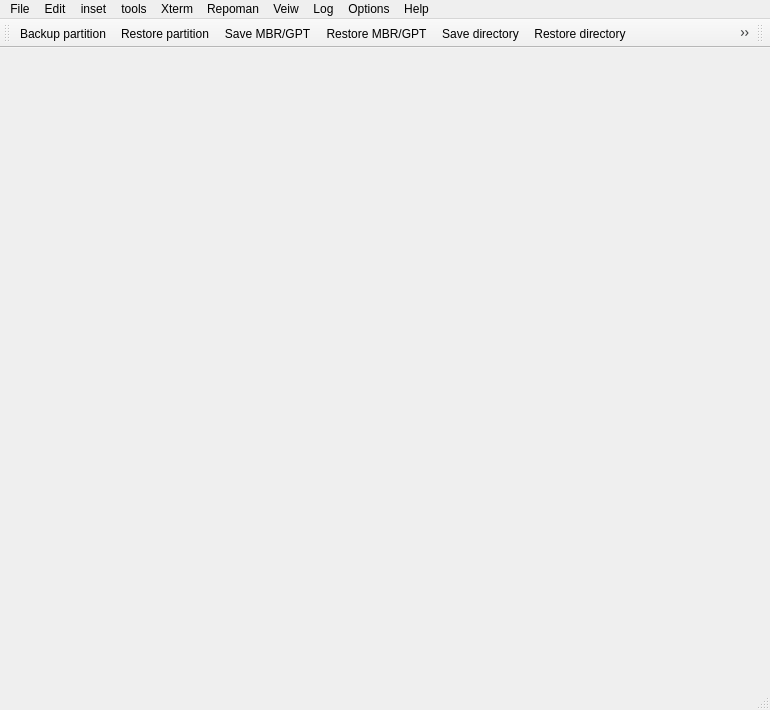
<?xml version="1.0" encoding="UTF-8"?>
<ui version="4.0">
 <class>MainWindow</class>
 <widget class="QMainWindow" name="MainWindow">
  <property name="geometry">
   <rect>
    <x>0</x>
    <y>0</y>
    <width>770</width>
    <height>710</height>
   </rect>
  </property>
  <property name="windowTitle">
    <string>Abeni The Ebuild IDE </string>
  </property>
  <widget class="QWidget" name="centralwidget"/>
  <widget class="QStatusBar" name="statusbar"/>
  <widget class="QToolBar" name="toolBar">
   <property name="toolTip">
    <string/>
   </property>
   <property name="orientation">
    <enum>Qt::Horizontal</enum>
   </property>
   <attribute name="toolBarArea">
    <enum>TopToolBarArea</enum>
   </attribute>
   <attribute name="toolBarBreak">
    <bool>false</bool>
   </attribute>
   <addaction name="action_partition_save"/>
   <addaction name="action_partition_restore"/>
   <addaction name="action_mbr_save"/>
   <addaction name="action_mbr_restore"/>
   <addaction name="action_dir_save"/>
   <addaction name="action_dir_restore"/>
   <addaction name="action_partition_save_net"/>
   <addaction name="action_partition_restore_net"/>
   <addaction name="action_CloneDrive"/>
  </widget>
  <widget class="QMenuBar" name="menuBar">
   <property name="geometry">
    <rect>
     <x>0</x>
     <y>0</y>
     <width>770</width>
     <height>20</height>
    </rect>
   </property>
   <widget class="QMenu" name="menuFile">
    <property name="title">
     <string>File</string>
    </property>
   </widget>
   <widget class="QMenu" name="menuEdit">
    <property name="title">
     <string>Edit</string>
    </property>
   </widget>
   <widget class="QMenu" name="menuInset">
    <property name="title">
     <string>inset</string>
    </property>
   </widget>
   <widget class="QMenu" name="menuTools">
    <property name="title">
     <string>tools</string>
    </property>
   </widget>
   <widget class="QMenu" name="menuXterm">
    <property name="title">
     <string>Xterm</string>
    </property>
   </widget>
   <widget class="QMenu" name="menuRepoman">
    <property name="title">
     <string>Repoman</string>
    </property>
   </widget>
   <widget class="QMenu" name="menuVeiw">
    <property name="title">
     <string>Veiw</string>
    </property>
   </widget>
   <widget class="QMenu" name="menuLog">
    <property name="title">
     <string>Log</string>
    </property>
   </widget>
   <widget class="QMenu" name="menuOptions">
    <property name="title">
     <string>Options</string>
    </property>
   </widget>
   <widget class="QMenu" name="menuHelp">
    <property name="title">
     <string>Help</string>
    </property>
   </widget>
   <addaction name="menuFile"/>
   <addaction name="menuEdit"/>
   <addaction name="menuInset"/>
   <addaction name="menuTools"/>
   <addaction name="menuXterm"/>
   <addaction name="menuRepoman"/>
   <addaction name="menuVeiw"/>
   <addaction name="menuLog"/>
   <addaction name="menuOptions"/>
   <addaction name="menuHelp"/>
  </widget>
  <widget class="QToolBar" name="toolBar_2">
   <property name="windowTitle">
    <string>toolBar_2</string>
   </property>
   <attribute name="toolBarArea">
    <enum>TopToolBarArea</enum>
   </attribute>
   <attribute name="toolBarBreak">
    <bool>false</bool>
   </attribute>
  </widget>
  <action name="actionPfad_fuer_die_Sicherung_festlegen">
   <property name="text">
    <string>Basic Settings</string>
   </property>
  </action>
  <action name="action_partition_save">
   <property name="icon">
    <iconset resource="../../../qt4-fsarchiver/qt4-fsarchiver-src/src/icon.qrc">
     <normaloff>:/src/images/disk.png</normaloff>:/src/images/disk.png</iconset>
   </property>
   <property name="text">
    <string>Backup partition</string>
   </property>
  </action>
  <action name="action_partition_restore">
   <property name="icon">
    <iconset resource="../../../qt4-fsarchiver/qt4-fsarchiver-src/src/icon.qrc">
     <normaloff>:/src/images/book_previous.png</normaloff>:/src/images/book_previous.png</iconset>
   </property>
   <property name="text">
    <string>Restore partition</string>
   </property>
  </action>
  <action name="action_Einstellungen">
   <property name="icon">
    <iconset resource="../../../qt4-fsarchiver/qt4-fsarchiver-src/src/icon.qrc">
     <normaloff>:/src/images/einstellung.png</normaloff>:/src/images/einstellung.png</iconset>
   </property>
   <property name="text">
    <string>Basic Settings</string>
   </property>
  </action>
  <action name="action_Information">
   <property name="icon">
    <iconset resource="../../../qt4-fsarchiver/qt4-fsarchiver-src/src/icon.qrc">
     <normaloff>:/src/images/information.png</normaloff>:/src/images/information.png</iconset>
   </property>
   <property name="text">
    <string>Information fsarchiver</string>
   </property>
  </action>
  <action name="action_mbr_save">
   <property name="icon">
    <iconset resource="../../../qt4-fsarchiver/qt4-fsarchiver-src/src/icon.qrc">
     <normaloff>:/src/images/mbr_save.png</normaloff>:/src/images/mbr_save.png</iconset>
   </property>
   <property name="text">
    <string>Save MBR/GPT</string>
   </property>
  </action>
  <action name="action_mbr_restore">
   <property name="icon">
    <iconset resource="../../../qt4-fsarchiver/qt4-fsarchiver-src/src/icon.qrc">
     <normaloff>:/src/images/mbr_restore.png</normaloff>:/src/images/mbr_restore.png</iconset>
   </property>
   <property name="text">
    <string>Restore MBR/GPT</string>
   </property>
  </action>
  <action name="action_dir_restore">
   <property name="icon">
    <iconset resource="../../../qt4-fsarchiver/qt4-fsarchiver-src/src/icon.qrc">
     <normaloff>:/src/images/folder_back.png</normaloff>:/src/images/folder_back.png</iconset>
   </property>
   <property name="text">
    <string>Restore directory </string>
   </property>
  </action>
  <action name="action_dir_save">
   <property name="icon">
    <iconset resource="../../../qt4-fsarchiver/qt4-fsarchiver-src/src/icon.qrc">
     <normaloff>:/src/images/folder_go.png</normaloff>:/src/images/folder_go.png</iconset>
   </property>
   <property name="text">
    <string>Save directory </string>
   </property>
  </action>
  <action name="action_Beenden">
   <property name="icon">
    <iconset resource="../../../qt4-fsarchiver/qt4-fsarchiver-src/src/icon.qrc">
     <normaloff>:/src/images/cancel.png</normaloff>:/src/images/cancel.png</iconset>
   </property>
   <property name="text">
    <string>Exit program</string>
   </property>
  </action>
  <action name="action_partition_save_net">
   <property name="icon">
    <iconset resource="../../../qt4-fsarchiver/qt4-fsarchiver-src/src/icon.qrc">
     <normaloff>:/src/images/applications-internet.png</normaloff>:/src/images/applications-internet.png</iconset>
   </property>
   <property name="text">
    <string>Save a partition on network</string>
   </property>
  </action>
  <action name="action_partition_restore_net">
   <property name="icon">
    <iconset resource="../../../qt4-fsarchiver/qt4-fsarchiver-src/src/icon.qrc">
     <normaloff>:/src/images/applications-internet-ein.png</normaloff>:/src/images/applications-internet-ein.png</iconset>
   </property>
   <property name="text">
    <string>Restore a partition on network</string>
   </property>
  </action>
  <action name="breakProcess">
   <property name="icon">
    <iconset resource="../../../qt4-fsarchiver/qt4-fsarchiver-src/src/icon.qrc">
     <normaloff>:/src/images/cancel.png</normaloff>:/src/images/cancel.png</iconset>
   </property>
   <property name="text">
    <string>breakprocess</string>
   </property>
  </action>
  <action name="action_CloneDrive">
   <property name="icon">
    <iconset resource="../../../qt4-fsarchiver/qt4-fsarchiver-src/src/icon.qrc">
     <normaloff>:/src/images/clone1.png</normaloff>:/src/images/clone1.png</iconset>
   </property>
   <property name="text">
    <string>Clone Drive HD-Image save/restore </string>
   </property>
  </action>
  <action name="action_CloneDrive_net">
   <property name="text">
    <string>HD-Image save/restore on network</string>
   </property>
  </action>
  <action name="actionClone_HD">
   <property name="icon">
    <iconset resource="../../../qt4-fsarchiver/qt4-fsarchiver-src/src/icon.qrc">
     <normaloff>:/src/images/clone1.png</normaloff>:/src/images/clone1.png</iconset>
   </property>
   <property name="text">
    <string>Clone HD, HD-Image built and restore</string>
   </property>
  </action>
 </widget>
 <resources>
  <include location="../../../qt4-fsarchiver/qt4-fsarchiver-src/src/icon.qrc"/>
 </resources>
 <connections/>
 <slots>
  <signal>clicked(bool)</signal>
 </slots>
</ui>
